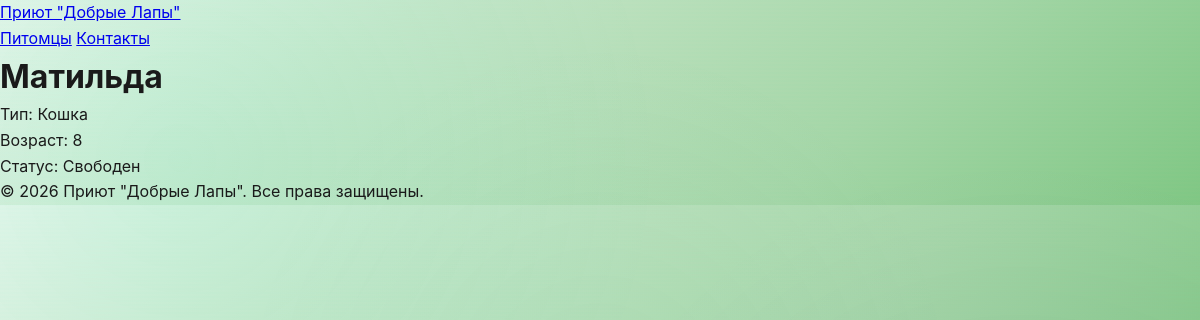
The app's page /api/animal/3/ with its own data.
### shelter/models.py (models this page shows, shortened)
class Animal(models.Model):
    STATUS = [('free','Свободен'),('booked','Забронирован')]
    name = models.CharField(max_length=100)
    type = models.CharField(max_length=50)
    age = models.IntegerField()
    status = models.CharField(max_length=10, choices=STATUS, default='free')

### shelter/views.py (the view)
# urls.py: path('animal/<int:pk>/', animal_detail, name='animal_detail'),
def animal_detail(request, pk):
    animal = get_object_or_404(Animal, pk=pk)
    return render(request, 'shelter/animal_detail.html', {
        'animal': animal
    })

### shelter/templates/shelter/animal_detail.html (shortened to what this page needs)
{% extends 'shelter/base.html' %}
{% block content %}
<div class="container mx-auto px-4 py-12">
    <h1 class="text-4xl font-bold mb-4">{{ animal.name }}</h1>
    <p>Тип: {{ animal.type }}</p>
    <p>Возраст: {{ animal.age }}</p>
    <p>Статус: {{ animal.get_status_display }}</p>
</div>
{% endblock %}

### shelter/static/shelter/css/style.css (style rules this page uses)
:root { --forest-dark: #1a4d2e; --forest-main: #2d7a4f; --leaf-bright: #4ecca3; --mint-fresh: #7df9c0; --sage-light: #e8f5e9; --neon-cyan: #00ffc6; --neon-violet: #a855f7; --neon-blue: #3b82f6; --neon-pink: #ec4899; --electric-lime: #84ff00; --gradient-nature: linear-gradient(135deg, #1a4d2e 0%, #4ecca3 100%); --gradient-cyber: linear-gradient(135deg, #00ffc6 0%, #a855f7 50%, #ec4899 100%); --gradient-organic: linear-gradient(120deg, #2d7a4f 0%, #4ecca3 50%, #7df9c0 100%); --gradient-glow: linear-gradient(135deg, #84ff00 0%, #00ffc6 100%); --bg-primary: #0f2027; --bg-card: rgba(255, 255, 255, 0.95); --bg-glass: rgba(255, 255, 255, 0.12); --bg-dark-glass: rgba(26, 77, 46, 0.15); --shadow-soft: 0 4px 20px rgba(29, 122, 79, 0.2); --shadow-medium: 0 8px 32px rgba(29, 122, 79, 0.3); --shadow-strong: 0 15px 50px rgba(29, 122, 79, 0.4); --glow-cyan: 0 0 25px rgba(0, 255, 198, 0.6), 0 0 50px rgba(0, 255, 198, 0.3); --glow-violet: 0 0 25px rgba(168, 85, 247, 0.6), 0 0 50px rgba(168, 85, 247, 0.3); --glow-nature: 0 0 30px rgba(78, 204, 163, 0.5); }
* { margin: 0; padding: 0; box-sizing: border-box; }
body { font-family: 'Space Grotesk', 'Inter', -apple-system, sans-serif; background: linear-gradient(135deg, #e8f5e9 0%, #c8e6c9 30%, #a5d6a7 70%, #81c784 100%); color: #1a1a1a; line-height: 1.6; overflow-x: hidden; position: relative; }
body::before { content: ''; position: fixed; inset: 0; background: radial-gradient(circle at 15% 20%, rgba(0, 255, 198, 0.08), transparent 40%), radial-gradient(circle at 85% 80%, rgba(168, 85, 247, 0.08), transparent 40%), radial-gradient(circle at 50% 50%, rgba(78, 204, 163, 0.05), transparent 50%); z-index: -1; animation: breathe 12s ease-in-out infinite; }
body::after { content: ''; position: fixed; inset: 0; background-image: repeating-linear-gradient(0deg, transparent, transparent 2px, rgba(0, 255, 198, 0.03) 2px, rgba(0, 255, 198, 0.03) 4px); z-index: -1; opacity: 0.3; }

### staticfiles/css/main.e6c13ad2.css (style rules this page uses)
body { -webkit-font-smoothing:antialiased;-moz-osx-font-smoothing:grayscale;font-family:-apple-system,BlinkMacSystemFont,Segoe UI,Roboto,Oxygen,Ubuntu,Cantarell,Fira Sans,Droid Sans,Helvetica Neue,sans-serif;margin:0 }

### records on screen
Animal: name "Матильда", type "Кошка", age "8", status "Свободен"
